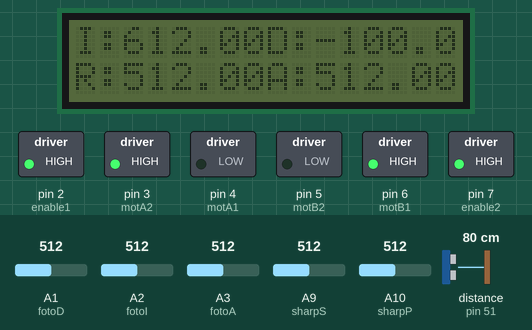
Recording of a sketch running on a simulated Arduino Mega 2560, built with avr-gcc and run on an emulated ATmega2560. On the bench: 16×2 character LCD, switched loads named in the sketch (green lamp = pin HIGH). Wiring (inferred from the names in the program): ultrasonic range finder: trigger pin 53; echo pin 51. Inputs (shaded band) come from the test bench; at power-on: A9 (sharpS) = 512, A1 (fotoD) = 512, A2 (fotoI) = 512, A3 (fotoA) = 512, A10 (sharpP) = 512, distance to the obstacle (sensor on pin 51) 80 cm. The echo pulse lasts 58.3 µs per cm; pins used as bus, display or sensor lines are not drawn.

Above: at 1.2 s.
1.3 s: A9 (sharpS) set to 321
2.8 s: A9 (sharpS) set to 297
At 4.8 s:
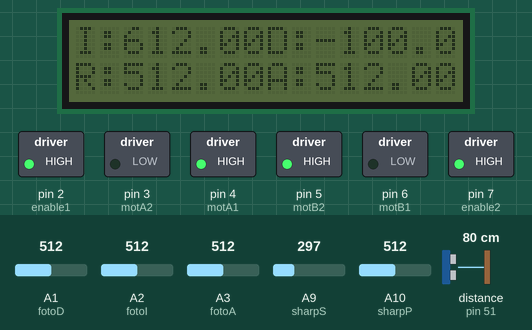
5.1 s: A1 (fotoD) set to 490
At 6.0 s:
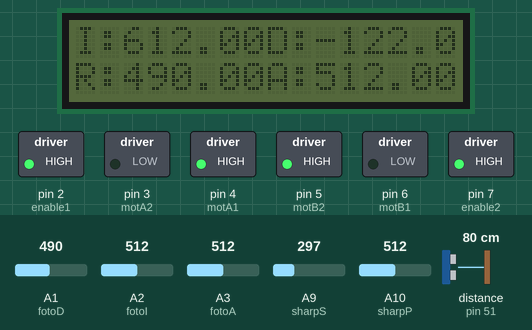
6.6 s: A2 (fotoI) set to 490
At 7.3 s:
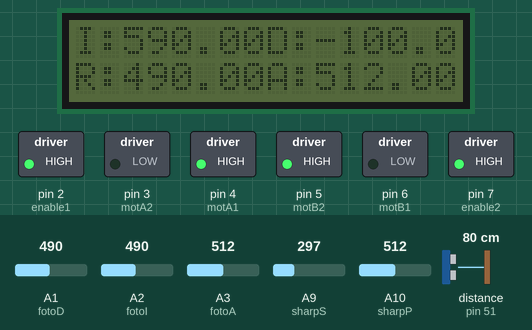
8.1 s: A3 (fotoA) set to 490
At 8.5 s:
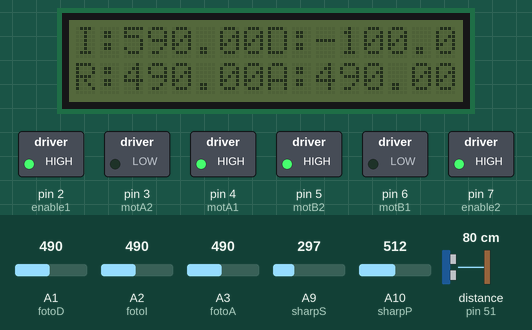
9.6 s: A1 (fotoD) set to 510
At 10.9 s:
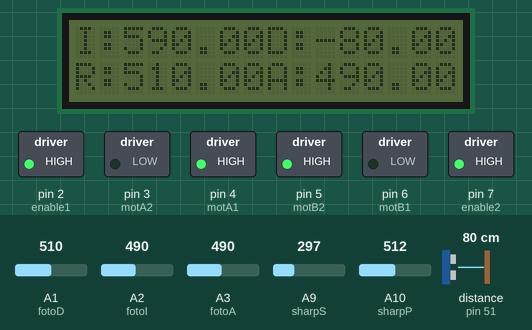
Timing chart, 0 to 12.1 s (numbered marks = the images above; inputs shaded):
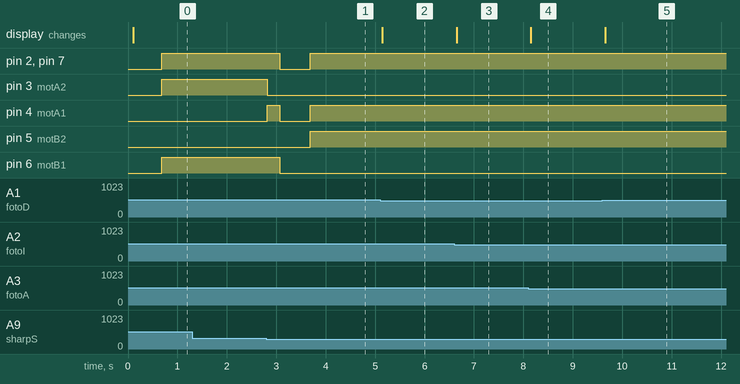

Measured:
- the behaviour switches between 314 and 313 on A9 (sharpS) (found by bisection; images 0 and 1)
- after the input at 1.3 s, every drawn part: stays the same
- after the input at 2.8 s, pin 2 (enable1), pin 7 (enable2): HIGH → LOW after 0.27 s, → HIGH 0.62 s later; pin 3 (motA2): HIGH → LOW at once; pin 4 (motA1): LOW → HIGH at once, → LOW 0.25 s later, → HIGH 0.62 s later; pin 5 (motB2): LOW → HIGH after 0.89 s; pin 6 (motB1): HIGH → LOW after 0.27 s
- after the input at 5.1 s, the display: changes after 0.05 s (image 2)
- after the input at 6.6 s, the display: changes after 0.05 s (image 3)
- after the input at 8.1 s, the display: changes after 0.05 s (image 4)
- after the input at 9.6 s, the display: changes after 0.06 s (image 5)

The sketch:

P10A3_Programa_Final.ino
```cpp
#include <LiquidCrystal_I2C.h> //Incluimos la libreria para comunicarnos por I2C con el LCD
LiquidCrystal_I2C lcd(0x27,16,2);

#define motA1 4 // Pin de control del motor A
#define motA2 3 // Pin de control del motor A
#define motB1 6 // Pin de control del motor b
#define motB2 5 // Pin de control del motor b
#define enable1 2 // Enable motor 1
#define enable2 7 // Enable motor 2
#define voltaje A0 // medidor de voltaje
#define fotoD A1 // primer fotoresistor
#define fotoI A2 // segundo fotoresistor
#define fotoA A3 // tercer fotoresistor
#define fotoRC A4 // cuarto fotoresistor
#define trig 53 // pin de trigger
#define echo 51 // pin de echo
#define sharpP A10 // primer sensor sharp
#define sharpS A9 // segundo sensor sharp

// Guardamos la variable estado para saber en que estado de nuestra programación se encuentra el robot
int estado;
String estador; // Variable auxiliar de movimientos
float L_LDR, R_LDR, B_LDR, vsharpP, vsharpS, voltajeSistema, diferencia_luz; //definimos las variables que guardaran lo obtenido por los pines
float US_Sensor, US_Sensor2; // Sensores tipo Sharp
int battery; // Varible para conocer el estado de la batería
float B_UMBRAL = 500; // Umbral del sensor de luz trasero
float UMBRAL_SUPERIOR = 300; // Umbral delantero maximo
float UMBRAL_INFERIOR= -350; // Umbral trasero mínimo
void setup() {
// Definimos la comunicaciòn serial e inicializamos todos nuestros puertos como salidas y el de echo del ultrasonico como entrada
  Serial.begin(9600);
  // Pines de motor A y B
  pinMode(motA1, OUTPUT);
  pinMode(motA2, OUTPUT);
  pinMode(motB1, OUTPUT);
  pinMode(motB2, OUTPUT);
  // Señales de enable de ambos motores
  pinMode(enable1, OUTPUT);
  pinMode(enable2, OUTPUT);
  // trig y echo del ultrasónico
  pinMode(trig, OUTPUT);
  pinMode(echo, INPUT);
  lcd.init();
}

void loop() {
// Sensamos y ejecutamos la funcion encargada del movimiento del robot.
  // Invocamos a nuestras funciones para sensar el medio y con base en ello, realizar diversos movimientos
  lightSensor();
  distanceSensor();
  followLight();
}

// Funcion para seguir la luz y evadir objetos
void followLight() {

  // Switch para contemplar casos
  switch(estado) {
    // Checa si puede avanzar o debe hacer alguna modificacion en la ruta
    case 0:
      estador = "avanza";
      // Si hay un objeto, nos envía al estado 3
      if (US_Sensor < 10 || vsharpP < 10 || vsharpS < 10) {
        estado = 3; // Significa que se topò con un obstaculo.
      }

      lcd_print();
      // Mientras se mantenga orientado con la luz mayor al umbral de la luz trasera, abra que girar hacia el
      while(B_LDR >= B_UMBRAL && US_Sensor > 10 && vsharpP > 10 && vsharpS > 10) { // Asì nos aseguramos que siempre esta orientado al frente
        estador = "atras";
        lcd_print();
        driveRobot(1,-1);
        lightSensor();
        distanceSensor();
      }

      driveRobot(0,0);
      // Si la luz se encuentra orientada hacia el frente, mantenemos nuestra ruta ideal hacia delante. Siempre sensamos al finalizaar el while para redefinir variables
      while(diferencia_luz > UMBRAL_INFERIOR && diferencia_luz < UMBRAL_SUPERIOR && US_Sensor > 10 && vsharpP > 10 && vsharpS > 10) { // Con orientaciòpn al frente, sigue.
        driveRobot(1,1);
        lightSensor();
        distanceSensor();
      }

      // Si esta fuera de los umbrales, checamos si hay que girar hacia la izquierda o hacia la derecha
      if(diferencia_luz < UMBRAL_INFERIOR || diferencia_luz > UMBRAL_SUPERIOR) {
        // Girar hacia la izquierda
        if(diferencia_luz < UMBRAL_INFERIOR) {
          estado = 1; // Significa que deberà girar a la izquierda.
        }
        else {
          estado = 2; // Significa que deberà girar a la derecha.
        }
      }
      // Sensamos nuevamente para asegurarnos de que no se encontró con un nuevo obstáculo
      if (US_Sensor < 10 || vsharpP < 10 || vsharpS < 10) {
        estado = 3; // Significa que se topò con un obstaculo. Es necesario volver a checar.
      }
      driveRobot(0,0);
    break;

    case 1:
      estador= "izq";
      lcd_print();
      // Si se encuentra con un ostaculo, manda al estado 3
      if (US_Sensor < 10 || vsharpP < 10 || vsharpS < 10) {
        estado = 3;
      }

      // Mientras no este orientado hacia el frente, gira a la izquierda
      while(diferencia_luz < UMBRAL_INFERIOR && US_Sensor > 10 && vsharpP > 10 && vsharpS > 10 ) {
        driveRobot(1,-1);
        distanceSensor();
        lightSensor();
      }
      driveRobot(0,0);

      // Una vez que está orientado, nos manda de nuevo al estado 0.
      if (diferencia_luz >= UMBRAL_INFERIOR){
        estado = 0;
      } // Ya esta orientado para seguir con el recorrido

      // Si ahora si se encontró con un obstaculo, manda al estado 3
      if (US_Sensor < 10 || vsharpP < 10 || vsharpS < 10) {
        estado = 3;
      }
    break;

    case 2:
      estador= "der";
      lcd_print();

      // Encuentra un obstaculo y reenvia al estado 3
      if (US_Sensor < 10 || vsharpP < 10 || vsharpS < 10) {
       estado = 3;
      }

      // Gira a la derecha mientras los umbrales del frente no esten colocados
      while(diferencia_luz > UMBRAL_SUPERIOR && US_Sensor > 10 && vsharpP > 10 && vsharpS > 10) {
        driveRobot(-1,1);
        distanceSensor();
        lightSensor();
      }
      driveRobot(0,0);

      // Una vez orientado mandamos al estado 0
      if (diferencia_luz <= UMBRAL_SUPERIOR){
        estado = 0;
      } // Ya esta orientado para seguir con el recorrido

      // Volvemos a sensar para ver si es necesario corregir la trayectoria
      if (US_Sensor < 10 || vsharpP < 10 || vsharpS < 10) {
       estado = 3;
      }

    break;

    case 3: // Caso en que se encuentra con un obstaculo
      estador = "obs";
      lcd_print();
      driveRobot(0,0);
      delay(500);
      if(vsharpP < vsharpS) { //vsharpS IZQUIERDO del robot; vsharpP DERECHO del robot.
      // Corrije a la izquierda
        while(US_Sensor < 10 || vsharpP < 10) { //
          estador = "corrizq";
          lcd_print();
          driveRobot(1,-1);
          distanceSensor();
          lightSensor();
        }
        driveRobot(1,1);
        delay(250);
      }
      else {
        while(US_Sensor < 10 || vsharpS < 10) { // Corrije a la derecha
          estador = "corrDer";
          lcd_print();
          driveRobot(-1,1);
          distanceSensor();
          lightSensor();
        }
        driveRobot(1,1);
        delay(250);
      }
      driveRobot(0,0);
      estado = 0;
    break;
    }

  }

// Mètodo que genera los movimientos por rueda
void driveRobot(float LSignal,float RSignal) {

  // Giro hacia atrás
  if(LSignal < 0 && RSignal < 0 ) {
    digitalWrite(motB2,HIGH);
    digitalWrite(motB1,LOW);
    digitalWrite(enable2, 40);
    digitalWrite(motA2,HIGH);
    digitalWrite(motA1,LOW);
    digitalWrite(enable1, 75);
  }
  //Giro hacia atrás sobre la rueda derecha
  if(LSignal < 0 && RSignal == 0 ) {
    digitalWrite(motB2,LOW);
    digitalWrite(motB1,LOW);
    digitalWrite(enable2, LOW);
    digitalWrite(motA2,HIGH);
    digitalWrite(motA1,LOW);
    digitalWrite(enable1, 75);
  }
  // Giro sobre su propio eje
  if(LSignal < 0 && RSignal > 0 ) {
    digitalWrite(motB2,LOW);
    digitalWrite(motB1,HIGH);
    digitalWrite(enable2, 40);
    digitalWrite(motA2,HIGH);
    digitalWrite(motA1,LOW);
    digitalWrite(enable1, 75);
  }
  // No hay movimiento
  if(LSignal == 0 && RSignal == 0 ) {
    digitalWrite(motB2,LOW);
    digitalWrite(motB1,LOW);
    digitalWrite(enable2, LOW);
    digitalWrite(motA2,LOW);
    digitalWrite(motA1,LOW);
    digitalWrite(enable1, LOW);
  }
  // Giro sobre la rueda izquierda hacia atrás
  if(LSignal == 0 && RSignal < 0) {
    digitalWrite(motB2,HIGH);
    digitalWrite(motB1,LOW);
    digitalWrite(enable2, 40);
    digitalWrite(motA2,LOW);
    digitalWrite(motA1,LOW);
    digitalWrite(enable1, LOW);
  }
  // Giro sobre la rueda izquierda hacia delante
  if(LSignal == 0 && RSignal > 0) {
    digitalWrite(motB2,LOW);
    digitalWrite(motB1,HIGH);
    digitalWrite(enable2, 40);
    digitalWrite(motA2,LOW);
    digitalWrite(motA1,LOW);
    digitalWrite(enable1, 85);
  }

  // Rueda hacia delante
  if(LSignal > 0 && RSignal > 0) {
    digitalWrite(motB2,LOW);
    digitalWrite(motB1,HIGH);
    digitalWrite(enable2, 40);
    digitalWrite(motA2,LOW);
    digitalWrite(motA1,HIGH);
    digitalWrite(enable1, 75);
  }

  // Giro sobre la rueda derecha hacia delante
  if(LSignal > 0 && RSignal == 0) {
    digitalWrite(motB2,LOW);
    digitalWrite(motB1,LOW);
    digitalWrite(enable2, 40);
    digitalWrite(motA2,LOW);
    digitalWrite(motA1,HIGH);
    digitalWrite(enable1, 75);
  }

  //Giro sobre el eje
  if(LSignal > 0 && RSignal < 0) {
    digitalWrite(motB2,HIGH);
    digitalWrite(motB1,LOW);
    digitalWrite(enable2, 40);
    digitalWrite(motA2,LOW);
    digitalWrite(motA1,HIGH);
    digitalWrite(enable1, 75);
  }

}
void voltageSensor() {
  voltajeSistema = analogRead(voltaje); //leemos el voltaje de alimentación y si es menor a 650 bits ponemos battery = 0
  if (voltajeSistema > 650) {
    battery = 1;
  } else {
  battery = 0;
  }
}
void lightSensor() {
  R_LDR = analogRead(fotoD); //Sensamos la luz del medio con cuatro fotoresistores y usamos las de los lados para calcular la diferencia
  L_LDR = analogRead(fotoI) + 100; // Sumamos 100 para hacer tender la diferencia a 0 en estado inicial.
  B_LDR = analogRead(fotoA);
  diferencia_luz = R_LDR - L_LDR;
  }

void distanceSensor() {
  vsharpP = analogRead(sharpP);
  vsharpS = analogRead(sharpS); //Sensamos los objetos que estan proximos a la locomocion con tres sensores (Dos Sharp y uno US)

  vsharpP = 1990 * (pow(vsharpP, -0.921)); //Funcion de lectura del sharp
  vsharpS = 1990 * (pow(vsharpS, -0.921));
  // Distancia con ultrasònico
  digitalWrite(trig, LOW); //Hacemos el envío y recepción del pulso ultrasonico
  delayMicroseconds(2);

  digitalWrite(trig, HIGH);
  delayMicroseconds(10);
  digitalWrite(trig, LOW);

  US_Sensor = pulseIn(echo, HIGH); //Calculamos la distancia que registro a partir de las lecturas
  US_Sensor = US_Sensor * 0.0343 / 2;

}
void lcd_print(){
  lcd.setCursor(0,0); //Imprimimos la diferencia de luz entre el lado derecho y izquierdo y tambien imprimimos el valor de battery
  lcd.print("I:");
  lcd.print(L_LDR);
  lcd.setCursor(0,1);
  lcd.print("R:");
  lcd.print(R_LDR);
  lcd.setCursor(8,0);
  lcd.print("D:");
  lcd.print(diferencia_luz);
  lcd.setCursor(8,1);
  lcd.print("A:");
  lcd.print(B_LDR);
}
```
